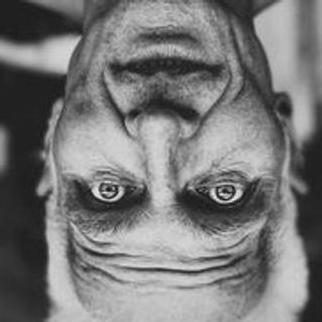
#> input picture Expressao Facial/test/surprise/180_LR_new_surprise (73)(1).jpg, 322 x 322 px, found by its file name; its folder holds 4 pictures in this run
$ python augmentation.py
#> lines starting #> are read from the running program, lines starting #| are printed output that depends on the picture
import os
import cv2

# Diretório contendo as imagens
pasta_imagens = 'facial_expression/surprise'

# Lista de arquivos na pasta
arquivos = os.listdir(pasta_imagens)
# Ângulo de rotação desejado (em graus)
angulo_rotacao = 90  # Você pode ajustar o ângulo conforme necessário

# Loop para processar todas as imagens na pasta
for arquivo in arquivos:
    # Verifica se o arquivo é uma imagem (pode adicionar extensões adicionais se necessário)
    if arquivo.lower().endswith(('.png', '.jpg', '.jpeg', '.bmp', '.gif')):
        # Caminho completo para a imagem
        caminho_imagem = os.path.join(pasta_imagens, arquivo)

        # Carregue a imagem original em grayscale
        original_image = cv2.imread(caminho_imagem, cv2.IMREAD_GRAYSCALE)
#> original_image is the input picture: shape (322, 322); min 15, max 246, mean 120

        # Rotação da imagem
        rows, cols = original_image.shape
#> rows = 322; cols = 322
        M = cv2.getRotationMatrix2D((cols / 2, rows / 2), angulo_rotacao, 1)
        rotated_image = cv2.warpAffine(original_image, M, (cols, rows))
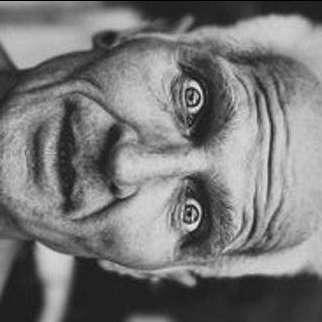
#> rotated_image: shape (322, 322); min 0, max 246, mean 119.8

        # Salve a imagem rotacionada com um nome diferente (pode personalizar o nome)
        nome_saida = 'rotacionada_' + arquivo
        caminho_saida = os.path.join(pasta_imagens, nome_saida)
        cv2.imwrite(caminho_saida, rotated_image)
#> pass 2 of the loop `for arquivo in arquivos:`:
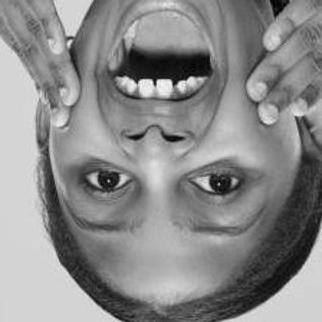
#> input picture Expressao Facial/test/surprise/180_LR_new_surprised (801).jpg, 322 x 322 px, found by its file name
#> original_image is the input picture: shape (322, 322); min 0, max 252, mean 138.2
#> `rotated_image = cv2.warpAffine(original_image, M, (cols, rows))`:
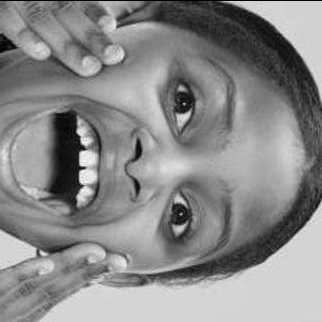
#> rotated_image: shape (322, 322); min 0, max 252, mean 137.6
#> pass 3 of the loop `for arquivo in arquivos:`:
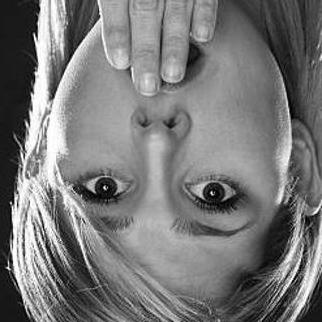
#> input picture Expressao Facial/test/surprise/180_LR_new_surprised (849).jpg, 322 x 322 px, found by its file name
#> original_image is the input picture: shape (322, 322); min 0, max 255, mean 120
#> `rotated_image = cv2.warpAffine(original_image, M, (cols, rows))`:
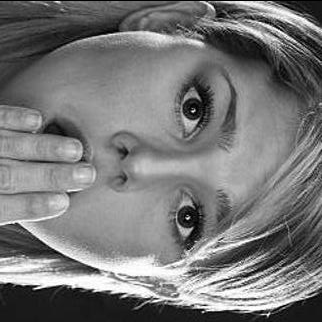
#> rotated_image: shape (322, 322); min 0, max 255, mean 119.9
#> the loop made 4 passes; the first 3 are shown

print("Rotação concluída para todas as imagens na pasta.")
